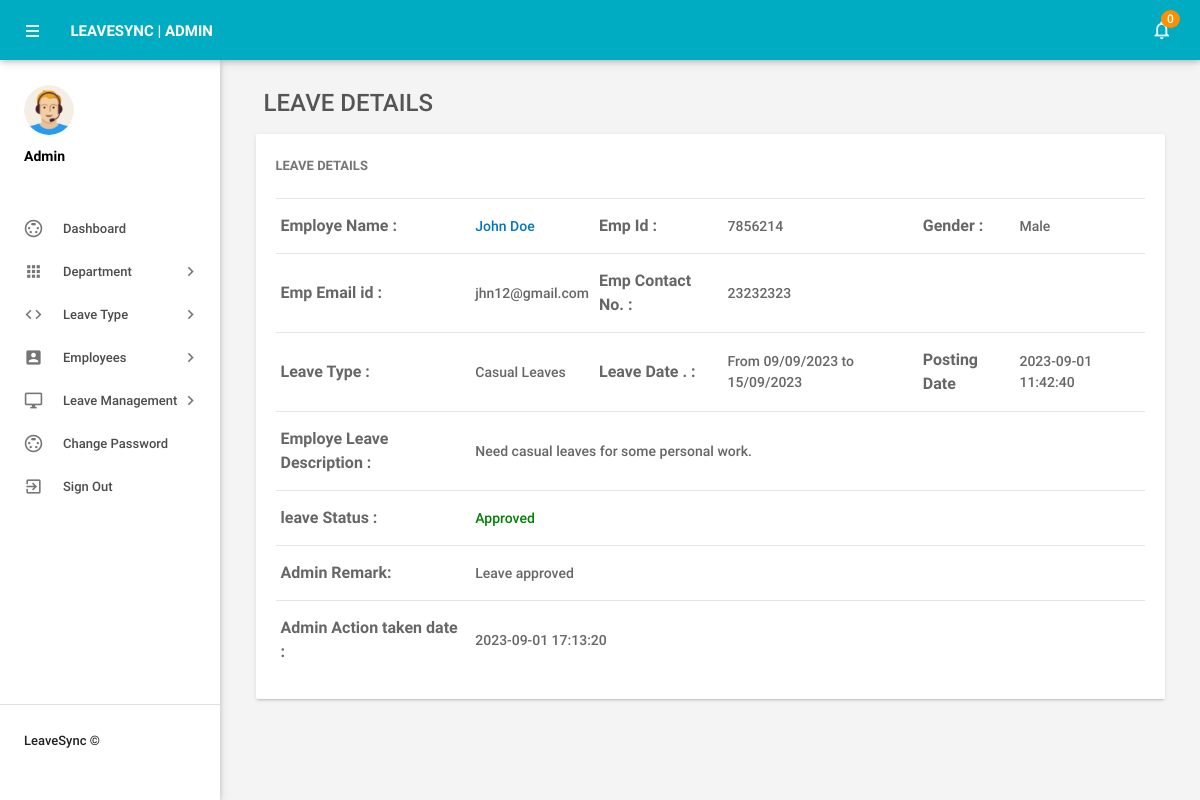
Page /admin/leave-details.php?leaveid=12 (signed in) on the committed database.
### tables this page shows
CREATE TABLE `tblleaves` (
  `id` int(11) NOT NULL,
  `LeaveType` varchar(110) DEFAULT NULL,
  `ToDate` varchar(120) DEFAULT NULL,
  `FromDate` varchar(120) DEFAULT NULL,
  `Description` mediumtext DEFAULT NULL,
  `PostingDate` timestamp NULL DEFAULT current_timestamp(),
  `AdminRemark` mediumtext DEFAULT NULL,
  `AdminRemarkDate` varchar(120) DEFAULT NULL,
  `Status` int(1) DEFAULT NULL,
  `IsRead` int(1) DEFAULT NULL,
  `empid` int(11) DEFAULT NULL
);

CREATE TABLE `tblemployees` (
  `id` int(11) NOT NULL,
  `EmpId` varchar(100) NOT NULL,
  `FirstName` varchar(150) DEFAULT NULL,
  `LastName` varchar(150) DEFAULT NULL,
  `EmailId` varchar(200) DEFAULT NULL,
  `Password` varchar(180) DEFAULT NULL,
  `Gender` varchar(100) DEFAULT NULL,
  `Dob` varchar(100) DEFAULT NULL,
  `Department` varchar(255) DEFAULT NULL,
  `Address` varchar(255) DEFAULT NULL,
  `City` varchar(200) DEFAULT NULL,
  `Country` varchar(150) DEFAULT NULL,
  `Phonenumber` char(11) DEFAULT NULL,
  `salary` varchar(11) NOT NULL,
  `Status` int(1) DEFAULT NULL,
  `RegDate` timestamp NULL DEFAULT current_timestamp()
);

### admin/leave-details.php (the view, shortened to what this page needs)
<?php
include('includes/config.php');
if(strlen($_SESSION['alogin'])==0)
    {
header('location:index.php');
}
else{
 ?>
<!DOCTYPE html>
<html lang="en">
    <head>
        <link type="text/css" rel="stylesheet" href="../assets/plugins/materialize/css/materialize.min.css"/>
        <link href="../assets/plugins/material-preloader/css/materialPreloader.min.css" rel="stylesheet">
        <link href="../assets/plugins/datatables/css/jquery.dataTables.min.css" rel="stylesheet">
                <link href="../assets/plugins/google-code-prettify/prettify.css" rel="stylesheet" type="text/css"/>
        <link href="../assets/css/alpha.min.css" rel="stylesheet" type="text/css"/>
        <link href="../assets/css/custom.css" rel="stylesheet" type="text/css"/>
    </head>
    <body>
       <?php include('includes/header.php');?>
       <?php include('includes/sidebar.php');?>
            <main class="mn-inner">
                <div class="row">
                    <div class="col s12">
                        <div class="page-title" style="font-size:24px;">Leave Details</div>
                    </div>
                    <div class="col s12 m12 l12">
                        <div class="card">
                            <div class="card-content">
                                <span class="card-title">Leave Details</span>
                                <table id="example" class="display responsive-table ">
                                    <tbody>
<?php
$lid=intval($_GET['leaveid']);
$sql = "SELECT tblleaves.id as lid,tblemployees.FirstName,tblemployees.LastName,tblemployees.EmpId,tblemployees.id,tblemployees.Gender,tblemployees.Phonenumber,tblemployees.EmailId,tblleaves.LeaveType,tblleaves.ToDate,tblleaves.FromDate,tblleaves.Description,tblleaves.PostingDate,tblleaves.Status,tblleaves.AdminRemark,tblleaves.AdminRemarkDate from tblleaves join tblemployees on tblleaves.empid=tblemployees.id where tblleaves.id=:lid";
$query = $dbh -> prepare($sql);
$query->bindParam(':lid',$lid,PDO::PARAM_STR);
$query->execute();
$results=$query->fetchAll(PDO::FETCH_OBJ);
$cnt=1;
if($query->rowCount() > 0)
{
foreach($results as $result)
{
      ?>
                                        <tr>
                                            <td style="font-size:16px;"> <b>Employe Name :</b></td>
                                              <td><a href="editemployee.php?empid=<?php echo htmlentities($result->id);?>" target="_blank">
                                                <?php echo htmlentities($result->FirstName." ".$result->LastName);?></a></td>
                                              <td style="font-size:16px;"><b>Emp Id :</b></td>
                                              <td><?php echo htmlentities($result->EmpId);?></td>
                                              <td style="font-size:16px;"><b>Gender :</b></td>
                                              <td><?php echo htmlentities($result->Gender);?></td>
                                          </tr>
                                          <tr>
                                             <td style="font-size:16px;"><b>Emp Email id :</b></td>
                                            <td><?php echo htmlentities($result->EmailId);?></td>
                                             <td style="font-size:16px;"><b>Emp Contact No. :</b></td>
                                            <td><?php echo htmlentities($result->Phonenumber);?></td>
                                            <td>&nbsp;</td>
                                             <td>&nbsp;</td>
                                        </tr>
  <tr>
                                             <td style="font-size:16px;"><b>Leave Type :</b></td>
                                            <td><?php echo htmlentities($result->LeaveType);?></td>
                                             <td style="font-size:16px;"><b>Leave Date . :</b></td>
                                            <td>From <?php echo htmlentities($result->FromDate);?> to <?php echo htmlentities($result->ToDate);?></td>
                                            <td style="font-size:16px;"><b>Posting Date</b></td>
                                           <td><?php echo htmlentities($result->PostingDate);?></td>
                                        </tr>
<tr>
                                             <td style="font-size:16px;"><b>Employe Leave Description : </b></td>
                                            <td colspan="5"><?php echo htmlentities($result->Description);?></td>
                                        </tr>
<tr>
<td style="font-size:16px;"><b>leave Status :</b></td>
<td colspan="5"><?php $stats=$result->Status;
if($stats==1){
?>
<span style="color: green">Approved</span>
 <?php } if($stats==2)  { ?>
<span style="color: red">Not Approved</span>
<?php } if($stats==0)  { ?>
 <span style="color: blue">waiting for approval</span>
 <?php } ?>
</td>
</tr>
<tr>
<td style="font-size:16px;"><b>Admin Remark: </b></td>
<td colspan="5"><?php
if($result->AdminRemark==""){
  echo "waiting for Approval";
}
else{
echo htmlentities($result->AdminRemark);
}
?></td>
 </tr>
 <tr>
<td style="font-size:16px;"><b>Admin Action taken date : </b></td>
<td colspan="5"><?php
if($result->AdminRemarkDate==""){
  echo "NA";
}
else{
echo htmlentities($result->AdminRemarkDate);
}
?></td>
 </tr>
                                         <?php $cnt++;} }?>
                                    </tbody>
                                </table>
                            </div>
                        </div>
                    </div>
                </div>
            </main>
        </div>
        <div class="left-sidebar-hover"></div>
    </body>
</html>
<?php } ?>

### rows in the picture
tblleaves: tblemployees.FirstName+LastName "John Doe", tblemployees.EmpId "7856214", tblemployees.Gender "Male", tblemployees.EmailId "jhn12@gmail.com", tblemployees.Phonenumber "23232323", LeaveType "Casual Leaves", FromDate "09/09/2023", ToDate "15/09/2023", PostingDate "2023-09-01 11:42:40", Description "Need casual leaves for some personal work.", Status "Approved", AdminRemark "Leave approved", AdminRemarkDate "2023-09-01 17:13:20"

### other values in the picture
$unreadcount "0"
